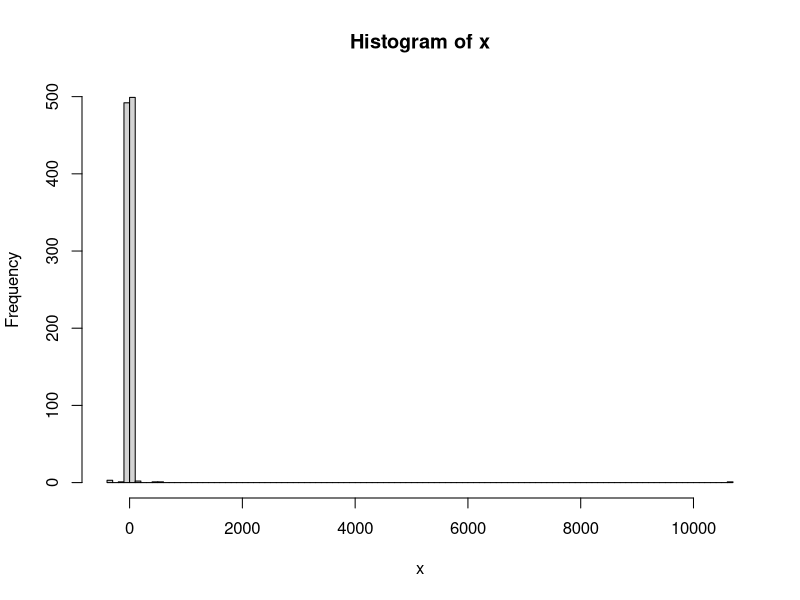
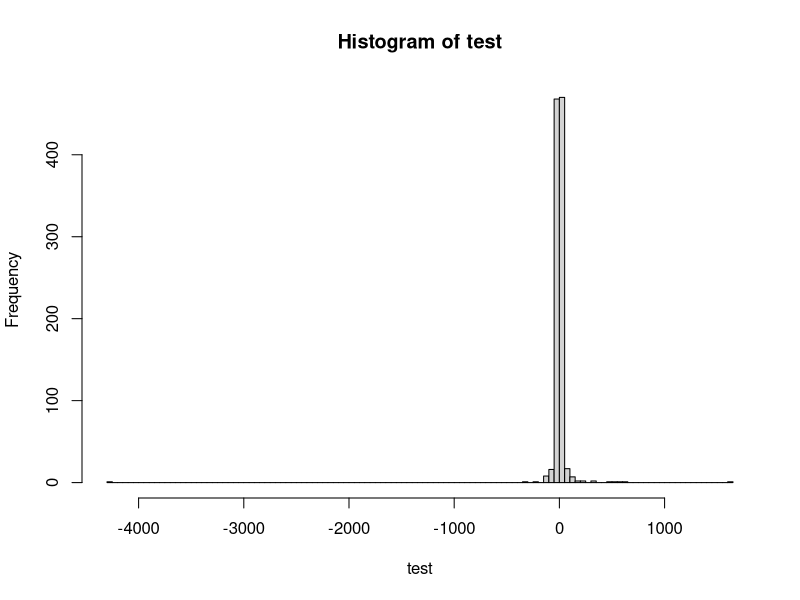

The R source for these figures, in order:
n = 1000
sigma = 2 
test = rcauchy(n,0,sigma^2)

u = runif(n,0,1)
x = sigma*tan(pi*(u-0.5))

hist(x, breaks = 100)
hist(test, breaks = 100)
